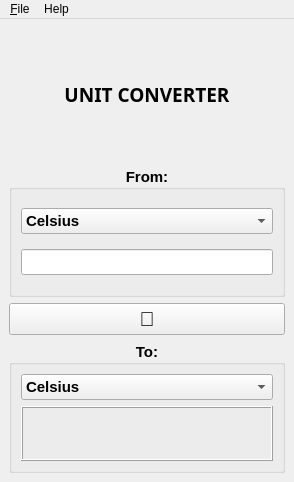
<?xml version="1.0" encoding="UTF-8"?>
<ui version="4.0">
 <class>MainWindow</class>
 <widget class="QMainWindow" name="MainWindow">
  <property name="geometry">
   <rect>
    <x>0</x>
    <y>0</y>
    <width>294</width>
    <height>482</height>
   </rect>
  </property>
  <property name="windowTitle">
   <string>Unit Converter</string>
  </property>
  <property name="layoutDirection">
   <enum>Qt::LayoutDirection::LeftToRight</enum>
  </property>
  <property name="tabShape">
   <enum>QTabWidget::TabShape::Triangular</enum>
  </property>
  <widget class="QWidget" name="centralwidget">
   <layout class="QVBoxLayout" name="verticalLayout_5">
    <item>
     <layout class="QVBoxLayout" name="verticalLayout_4">
      <item>
       <widget class="QLabel" name="tittleUnitConverter">
        <property name="font">
         <font>
          <family>Gill Sans MT</family>
          <pointsize>14</pointsize>
          <bold>true</bold>
         </font>
        </property>
        <property name="text">
         <string>UNIT CONVERTER</string>
        </property>
        <property name="alignment">
         <set>Qt::AlignmentFlag::AlignCenter</set>
        </property>
       </widget>
      </item>
      <item>
       <widget class="QGroupBox" name="groupBoxFrom">
        <property name="font">
         <font>
          <pointsize>11</pointsize>
          <bold>true</bold>
         </font>
        </property>
        <property name="title">
         <string>From:</string>
        </property>
        <property name="alignment">
         <set>Qt::AlignmentFlag::AlignCenter</set>
        </property>
        <property name="flat">
         <bool>false</bool>
        </property>
        <layout class="QVBoxLayout" name="verticalLayout">
         <item>
          <widget class="QComboBox" name="chooseUnit">
           <property name="layoutDirection">
            <enum>Qt::LayoutDirection::LeftToRight</enum>
           </property>
           <item>
            <property name="text">
             <string>Celsius</string>
            </property>
           </item>
           <item>
            <property name="text">
             <string>Fahremheit</string>
            </property>
           </item>
          </widget>
         </item>
         <item>
          <widget class="QLineEdit" name="setUnit">
           <property name="inputMask">
            <string/>
           </property>
           <property name="text">
            <string/>
           </property>
          </widget>
         </item>
        </layout>
       </widget>
      </item>
      <item>
       <widget class="QPushButton" name="buttomChangeUnit">
        <property name="font">
         <font>
          <pointsize>15</pointsize>
          <bold>false</bold>
         </font>
        </property>
        <property name="text">
         <string>🔄️</string>
        </property>
       </widget>
      </item>
      <item>
       <layout class="QVBoxLayout" name="verticalLayout_3">
        <item>
         <widget class="QGroupBox" name="groupBoxTo">
          <property name="font">
           <font>
            <pointsize>11</pointsize>
            <bold>true</bold>
           </font>
          </property>
          <property name="title">
           <string>To:</string>
          </property>
          <property name="alignment">
           <set>Qt::AlignmentFlag::AlignCenter</set>
          </property>
          <property name="flat">
           <bool>false</bool>
          </property>
          <layout class="QVBoxLayout" name="verticalLayout_2">
           <item>
            <widget class="QComboBox" name="chooseUnit_2">
             <property name="enabled">
              <bool>true</bool>
             </property>
             <property name="layoutDirection">
              <enum>Qt::LayoutDirection::LeftToRight</enum>
             </property>
             <property name="currentText">
              <string>Celsius</string>
             </property>
             <property name="placeholderText">
              <string/>
             </property>
             <item>
              <property name="text">
               <string>Celsius</string>
              </property>
             </item>
             <item>
              <property name="text">
               <string>Fahremheit</string>
              </property>
             </item>
            </widget>
           </item>
           <item>
            <widget class="QLabel" name="showResult">
             <property name="font">
              <font>
               <pointsize>11</pointsize>
               <bold>false</bold>
              </font>
             </property>
             <property name="frameShape">
              <enum>QFrame::Shape::Box</enum>
             </property>
             <property name="frameShadow">
              <enum>QFrame::Shadow::Raised</enum>
             </property>
             <property name="text">
              <string/>
             </property>
            </widget>
           </item>
          </layout>
         </widget>
        </item>
       </layout>
      </item>
     </layout>
    </item>
   </layout>
  </widget>
  <widget class="QMenuBar" name="menubar">
   <property name="geometry">
    <rect>
     <x>0</x>
     <y>0</y>
     <width>294</width>
     <height>25</height>
    </rect>
   </property>
   <widget class="QMenu" name="menuFile">
    <property name="title">
     <string>&amp;File</string>
    </property>
    <addaction name="actionSave"/>
    <addaction name="separator"/>
    <addaction name="exit"/>
   </widget>
   <widget class="QMenu" name="menuHelp">
    <property name="title">
     <string>Help</string>
    </property>
   </widget>
   <addaction name="menuFile"/>
   <addaction name="menuHelp"/>
  </widget>
  <action name="actionSave">
   <property name="text">
    <string>Save</string>
   </property>
  </action>
  <action name="exit">
   <property name="text">
    <string>&amp;Exit</string>
   </property>
  </action>
 </widget>
 <resources/>
 <connections/>
</ui>
